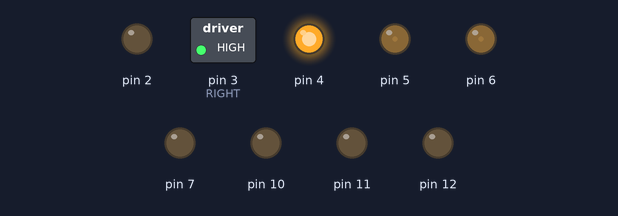
The program below on a simulated Arduino Uno, built with avr-gcc and run on an emulated ATmega328P. Parts: switched loads named in the program (green lamp = pin HIGH), output pins drawn as LEDs (lit = HIGH). At 11.1 s the program stops and its outputs stay as they are.

Above: at 0.15 s.
At 1.1 s:
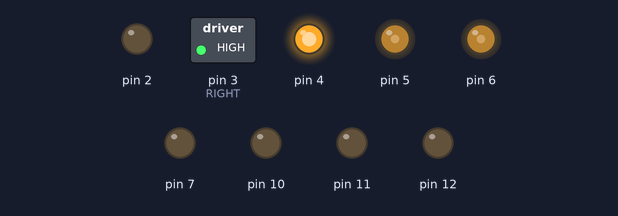
At 3.6 s:
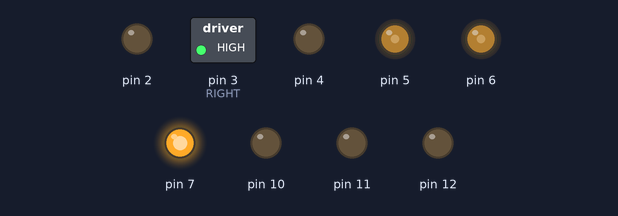
At 5.1 s:
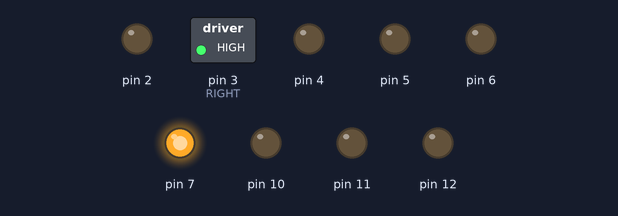
At 6.1 s:
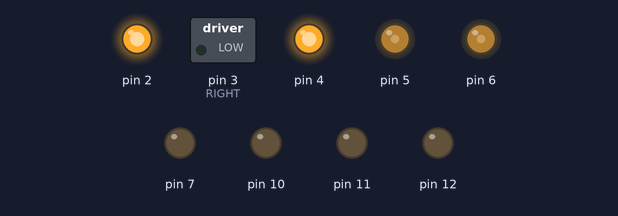
At 11.1 s:
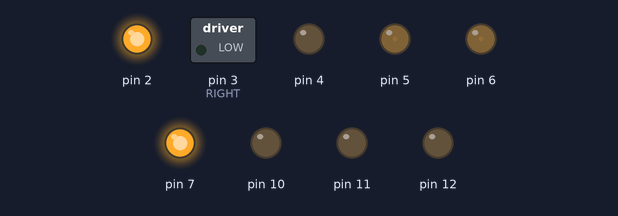
Timing chart, 0 to 12.6 s (numbered marks = the images above):
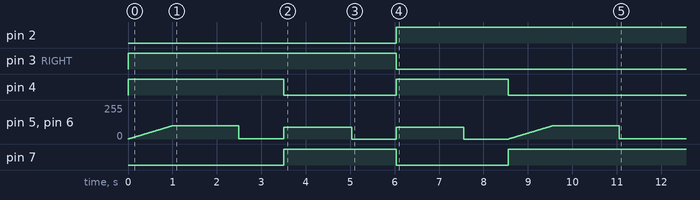

The program:

main.cpp
```cpp
#include <Arduino.h>
#include "movment.h"

void setup() {
    Serial.begin(9600);


/**
* Bit masks for inputs and outputs:
*
* 			        DDRD(0-7)		       DDRB(8-13)
* not used: 0 1	            |   9             [14 15] Unusable
* output: 	    2 3 4 5 6 7 |     10 11 12 13
* input:	    	            | 8
*
*/


  DDRD |= B11111100;     // set outputs
  DDRB |= B00111100;

  DDRB &= ~B00000001;    // set inputs
}

void loop() {
  movment movment;

  movment.moveFoward(100,1000);

  delay(1000);

  movment.turnRight(90);

  delay(1000);

  movment.turnLeft(90);

  delay(995);

  movment.moveReverse(100,1000);

  while(1);

}
```

globalValues.h
```cpp
/**
 * Global Values that assign pin values
 * for the inputs and outputs
 */


#define LEFT 20        // LEFT, RIGHT, CENTER values
#define RIGHT 3
#define CENTER 12

const int trigPin = 13;       // Pins on the Board
//const int echoPin = 12;

const int LEDleft = 11;      // Led pins
const int LEDright = 12;

const int ICR = 8;             // Input Capture Register
const int PWMout = 11;

const int enableL = 6;        // Motor controller enable pins
const int enableR = 5;

const int rightPos = 4;       // RIGHT and LEFT pos and neg pins
const int rightNeg = 7;
const int leftPos = 12;
const int leftNeg = 2;

const int turnSpeed = 90;     // speed at witch the robot turns
```

movment.h
```cpp
/**
 * Author: David Ryan
 * Created: 3/2/2020
 * Modified: 3/8/2020
 * Class: CSCE 236
 * Prof: Jeffrey Falkinburg
 */

// Movment class header


class movment
{
private:

public:

    void moveFoward(int speed, int duration);

    void turnRight(int degree);

    void turnLeft(int degree);

    void moveReverse(int speed, int duration);

    void movmentInit();

    void FolloWall(int servo_pos, int target_distance, int duration);

};
```

movment.cpp
```cpp
/**
 * Author: David Ryan
 * Created: 10/8/2020
 * Modified: 10/12/2020
 * Class: CSCE 236
 * Prof: Jeffrey Falkinburg
 */

#include <Arduino.h>
#include "movment.h"
#include "globalValues.h"

#define FOWARD_SET B00011000 // defining bit masks for direction values
#define FOWARD_CLEAR B10000100
#define LEFT B00010100
#define RIGHT B10001000

void movment::moveFoward(int speed, int duration)
{

    PORTD |= FOWARD_SET; // set direction to foward
    PORTD &= ~FOWARD_CLEAR;

    int tempSpeed = 0;

    TCCR0A |= 1 << COM0A1; // connect pwm to pin on timer 0, channel A
    TCCR0A |= 1 << COM0B1; // connect pwm to pin on timer 0, channel B

    while (tempSpeed != speed)
    {                      // let the robot accelerate
        OCR0A = tempSpeed; // set pwm duty
        OCR0B = tempSpeed;
        tempSpeed++; // increase pwm duty
        delay(10);
    }

    delay(duration); // delay the duration requested

    while (tempSpeed != 0)
    {                      // let the robot come to a stop
        OCR0A = tempSpeed; // set pwm duty
        OCR0B = tempSpeed;
        tempSpeed--; // decrease pwm duty
        delay(5);
    }
}

void movment::turnLeft(int degree)
{

    PORTD |= LEFT; // set direction to left
    PORTD &= ~RIGHT;

    TCCR0A |= 1 << COM0A1; // connect pwm to pin on timer 0, channel A
    TCCR0A |= 1 << COM0B1; // connect pwm to pin on timer 0, channel B

    OCR0A = turnSpeed; // set pwm duty
    OCR0B = turnSpeed;

    delay(degree * 17); // delay the duration requested

    OCR0A = 0; // set pwm duty to 0
    OCR0B = 0;
}

void movment::turnRight(int degree)
{

    PORTD |= RIGHT; // set direction to right
    PORTD &= ~LEFT;

    TCCR0A |= 1 << COM0A1; // connect pwm to pin on timer 0, channel A
    TCCR0A |= 1 << COM0B1; // connect pwm to pin on timer 0, channel B

    OCR0A = turnSpeed; // set pwm duty
    OCR0B = turnSpeed;

    delay(degree * 17); // delay the duration requested

    OCR0A = 0; // set pwm duty to 0
    OCR0B = 0;
}

void movment::moveReverse(int speed, int duration)
{

    PORTD |= FOWARD_CLEAR; // set direction to reverse
    PORTD &= ~FOWARD_SET;

    int tempSpeed = 0;

    TCCR0A |= 1 << COM0A1; // connect pwm to pin on timer 0, channel A
    TCCR0A |= 1 << COM0B1; // connect pwm to pin on timer 0, channel B

    while (tempSpeed != speed)
    {                      // let the robot accelerate
        OCR0A = tempSpeed; // set pwm duty
        OCR0B = tempSpeed;
        tempSpeed++; // increase pwm duty
        delay(10);
    }

    delay(duration); // delay the duration requested

    while (tempSpeed != 0)
    {                      // let the robot come to a stop
        OCR0A = tempSpeed; // set pwm duty
        OCR0B = tempSpeed;
        tempSpeed--; // decrease pwm duty
        delay(5);
    }
}
```

Measured:
- by itself, pin 2: LOW → HIGH at 6.0 s
- by itself, pin 3 (RIGHT): LOW → HIGH at 0.00 s, → LOW 6.0 s later
- by itself, pin 4: LOW → HIGH at 0.00 s, → LOW 3.5 s later, → HIGH 2.5 s later, → LOW 2.5 s later
- by itself, pin 7: LOW → HIGH at 3.5 s, → LOW 2.5 s later, → HIGH 2.5 s later
